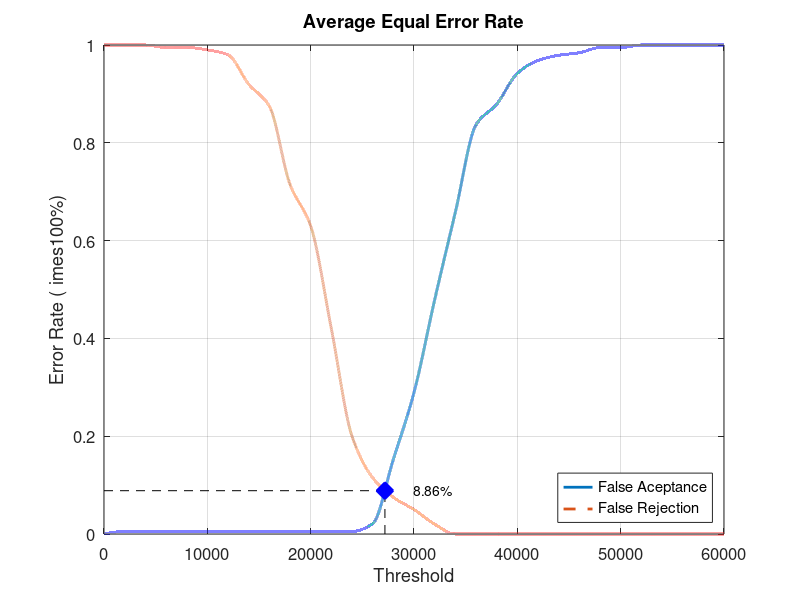
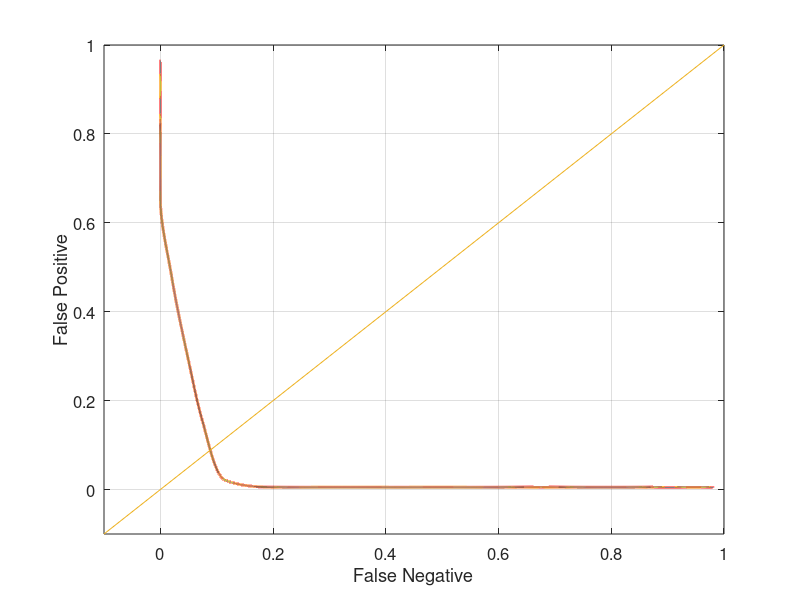

The MATLAB script that drew these images, in order:
close all;
clear;
clc;
x = 0:2000:60000;
xq = 0:0.5:60000;

y0 = [0 0.00526316 0.00526316 0.00526316 0.00526316 0.00526316 0.00526316 0.00526316 0.00526316 0.00526316 0.00526316 0.00526316 0.00526316 0.0210526 0.152632 0.289474 0.478947 0.657895 0.836842 0.878947 0.942105 0.968421 0.978947 0.984211 0.994737 0.994737 1 1 1 1 1]
yy0 = interp1(x, y0, xq, 'pchip');
y1 = [1 1 1 0.995 0.995 0.99 0.98 0.92 0.875 0.715 0.63 0.42 0.2 0.115 0.075 0.05 0.02 0 0 0 0 0 0 0 0 0 0 0 0 0 0]
yy1 = interp1(x, y1, xq, 'pchip');

% Calculating EER: 
y2 = abs(y0 - y1);
find(y2 == min(y2))
yy2 = abs(yy0 - yy1);
xEER = find(yy2 == min(yy2));
xEERIndex = xq(xEER) % X-axis EER
yEER = yy0(xEER) % Y-axis EER

main = figure
plot(xq, yy0,'-','LineWidth', 2);	hold on
plot(xq, yy1,'--','LineWidth', 2);	hold on
plot([xEERIndex xEERIndex], [0 yEER], 'k--');	hold on
plot([0 xEERIndex], [yEER yEER], 'k--');	hold on
plot(xEERIndex, yEER, 'bx', 'LineWidth', 10);	hold on
text(xEERIndex + 10 * xEERIndex / 100, yEER, [num2str(round((10000 * yEER)) / 100) '%'])
legend('False Aceptance', 'False Rejection', 'Location', 'SouthEast')
xlabel('Threshold')
ylabel('Error Rate (	imes100%)')
title('Average Equal Error Rate')
set(gca, 'FontSize', 12)
axis([0 60000 0 1])
grid on

print(main, 'Database5_1Main', '-dpng');
FNRxFPR = figure('Color', [1 1 1]);
plot(yy1, yy0, '-', yy1, yy0, 'LineWidth', 2);
hold on
y = -0.1:0.1:1
plot(y, y); 
set(gca, 'FontSize', 12)
xlabel('False Negative')
ylabel('False Positive')
axis([-0.1 1 -0.1 1])
set(gca, 'FontSize', 12)
grid on

print(FNRxFPR, 'Database5_1FNRxFPR','-dpng');
